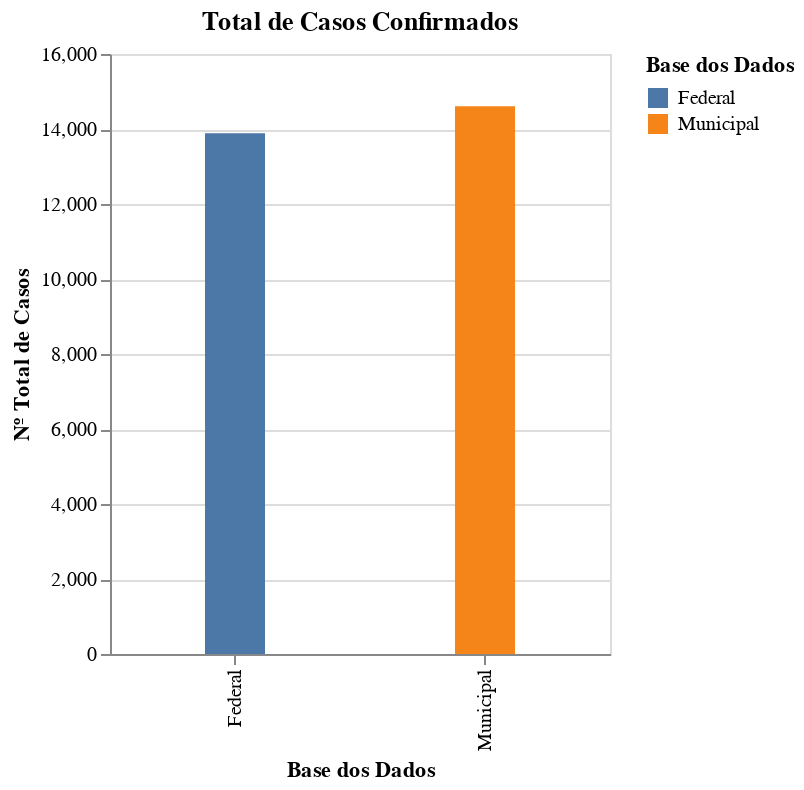

Notebook cell for this chart:
### Code cell
alt.Chart(totalCasos).mark_bar(size=30).encode(
    alt.X('base:N', title='Base dos Dados'),
    alt.Y('total:Q', title='Nº Total de Casos'),
    alt.Color('base:N', title='Base dos Dados')
).properties(
    width=250,
    title='Total de Casos Confirmados'
)

### Figure 1 — Vega-Lite specification as saved in the notebook (floating-point values rounded to 4 significant figures)
{"config": {"view": {"continuousWidth": 400, "continuousHeight": 300}}, "data": {"name": "data-46e7e4a363ce7fd83c67a7fafe28735f"}, "mark": {"type": "bar", "size": 30}, "encoding": {"color": {"type": "nominal", "field": "base", "title": "Base dos Dados"}, "x": {"type": "nominal", "field": "base", "title": "Base dos Dados"}, "y": {"type": "quantitative", "field": "total", "title": "Nº Total de Casos"}}, "title": "Total de Casos Confirmados", "width": 250, "$schema": "https://vega.github.io/schema/vega-lite/v4.8.1.json", "datasets": {"data-46e7e4a363ce7fd83c67a7fafe28735f": [{"base": "Federal", "total": 13887}, {"base": "Municipal", "total": 14610}]}}
